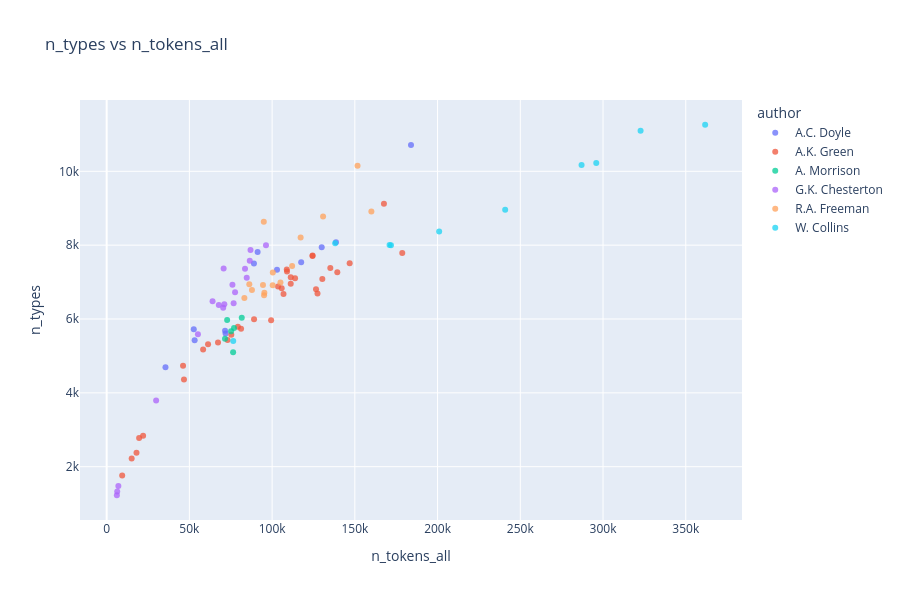
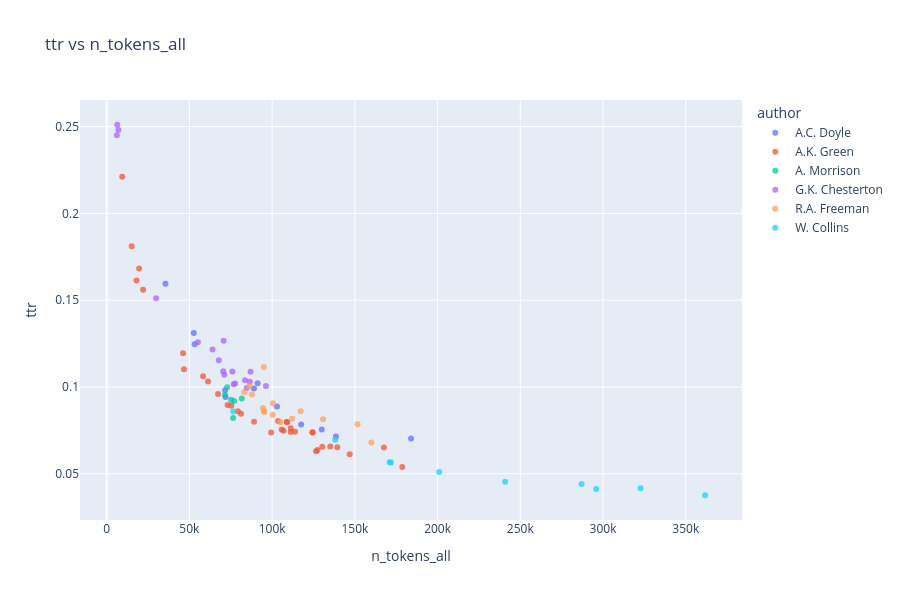
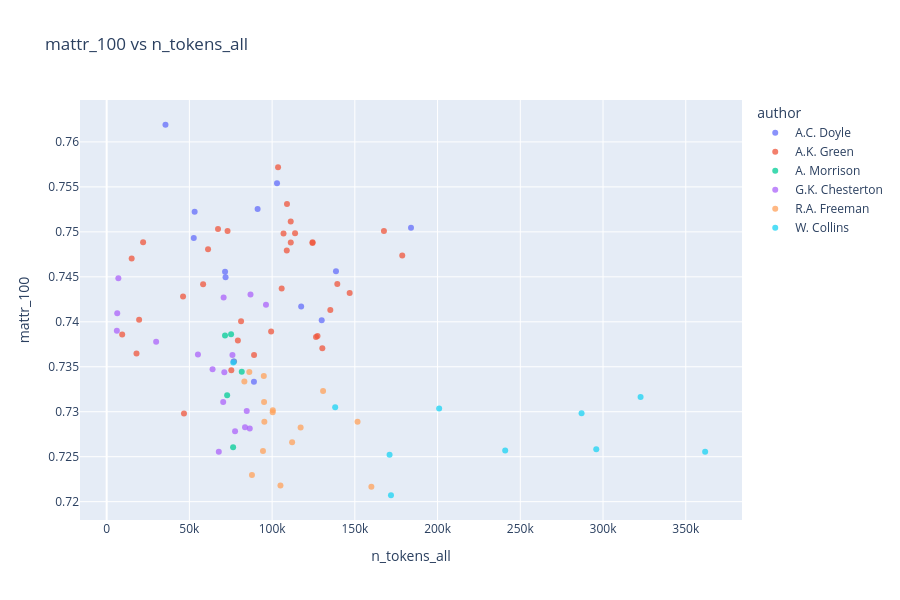
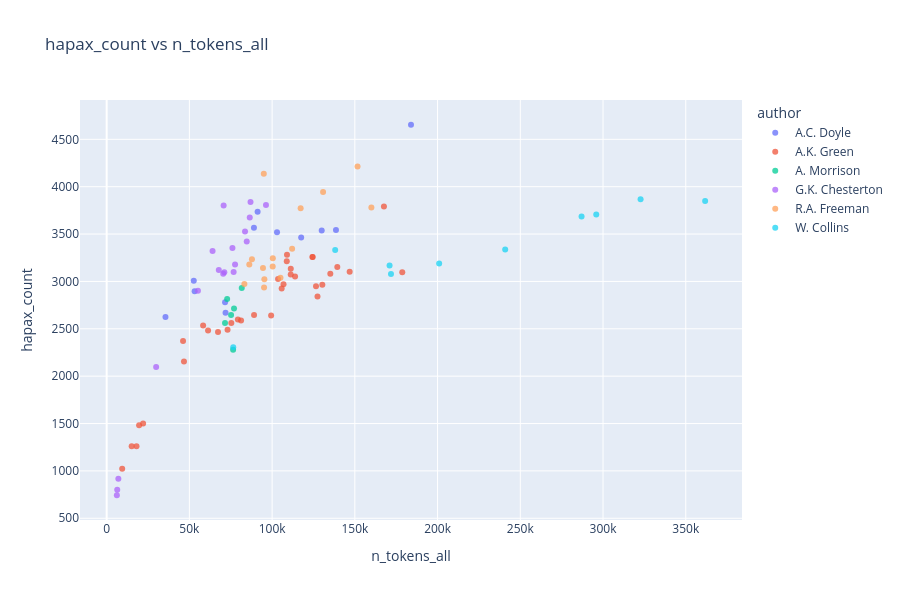

Notebook source saved alongside these figures, in order:
### Code cell
plot_scatter_list_plotly(
    data=df_corpus,
    scatter_pairs=scatter_pairs,
    hue="author",
    work_col="title",
)

### Figure 1 — Plotly figure (JSON) as saved in the notebook; plotly's stock layout.template omitted (floating-point values rounded to 4 significant figures)
{"data": [{"customdata": [["A.C. Doyle"], ["A.C. Doyle"], ["A.C. Doyle"], ["A.C. Doyle"], ["A.C. Doyle"], ["A.C. Doyle"], ["A.C. Doyle"], ["A.C. Doyle"], ["A.C. Doyle"], ["A.C. Doyle"], ["A.C. Doyle"], ["A.C. Doyle"]], "hovertemplate": "<b>%{hovertext}</b><br><br>author=%{customdata[0]}<br>n_tokens_all=%{x}<br>n_types=%{y}<extra></extra>", "hovertext": ["A Study in Scarlet", "Tales of Terror and Mystery", "The Adventures of Sherlock Holmes", "The case-book of Sherlock Holmes", "The Hound of the Baskervilles", "The Lost World", "The Memoirs of Sherlock Holmes", "The Poison Belt", "The Return of Sherlock Holmes", "The Sign of the Four", "The Valley of Fear", "The White Company"], "legendgroup": "A.C. Doyle", "marker": {"color": "#636efa", "opacity": 0.75, "symbol": "circle"}, "mode": "markers", "name": "A.C. Doyle", "orientation": "v", "showlegend": true, "type": "scatter", "x": [52652, 89015, 129975, 102963, 71859, 91227, 117561, 35547, 138594, 53173, 71564, 183941], "xaxis": "x", "y": [5720, 7501, 7945, 7336, 5605, 7813, 7538, 4696, 8077, 5422, 5680, 10715], "yaxis": "y"}, {"customdata": [["A.K. Green"], ["A.K. Green"], ["A.K. Green"], ["A.K. Green"], ["A.K. Green"], ["A.K. Green"], ["A.K. Green"], ["A.K. Green"], ["A.K. Green"], ["A.K. Green"], ["A.K. Green"], ["A.K. Green"], ["A.K. Green"], ["A.K. Green"], ["A.K. Green"], ["A.K. Green"], ["A.K. Green"], ["A.K. Green"], ["A.K. Green"], ["A.K. Green"], ["A.K. Green"], ["A.K. Green"], ["A.K. Green"], ["A.K. Green"], ["A.K. Green"], ["A.K. Green"], ["A.K. Green"], ["A.K. Green"], ["A.K. Green"], ["A.K. Green"], ["A.K. Green"], ["A.K. Green"], ["A.K. Green"], ["A.K. Green"]], "hovertemplate": "<b>%{hovertext}</b><br><br>author=%{customdata[0]}<br>n_tokens_all=%{x}<br>n_types=%{y}<extra></extra>", "hovertext": ["7 to 12: A Detective Story", "A Difficult Problem", "A Matter of Millions", "A Strange Disappearance", "Agatha Webb", "Behind Closed Doors", "Cynthia Wakeham's Money", "Dark Hollow", "Doctor Izard", "Hand and Ring", "Initials Only", "Lost Man's Lane", "Masterpieces of Mystery", "One of My Sons", "Room Number 3, and Other Detective Stories", "That Affair Next Door", "The Chief Legatee", "The Circular Study", "The Doctor, his Wife, and the Clock", "The Filigree Ball", "The Forsaken Inn", "The Golden Slipper and Other Problems for Violet Strange", "The House of the Whispering Pines", "The Leavenworth Case", "The Mill Mystery", "The Millionaire Baby", "The Mystery of the Hasty Arrow", "The Old Stone House and Other Stories", "The Step on the Stair ", "The Sword of Damocles", "The Woman in the Alcove", "Three Thousand Dollars", "To the Minute", "X Y Z: A Detective Story"], "legendgroup": "A.K. Green", "marker": {"color": "#EF553B", "opacity": 0.75, "symbol": "circle"}, "mode": "markers", "name": "A.K. Green", "orientation": "v", "showlegend": true, "type": "scatter", "x": [18034, 9390, 130354, 61280, 106902, 146869, 99398, 108994, 58302, 178660, 103593, 111284, 124417, 113875, 124455, 127431, 73064, 67303, 19622, 105773, 75344, 108860, 135173, 139396, 89085, 81231, 111247, 46731, 126528, 167590, 79314, 15120, 46167, 22028], "xaxis": "x", "y": [2380, 1759, 7084, 5317, 6679, 7511, 5966, 7290, 5173, 7790, 6879, 7130, 7708, 7107, 7717, 6693, 5432, 5363, 2778, 6832, 5575, 7338, 7379, 7267, 5995, 5737, 6953, 4363, 6803, 9123, 5788, 2219, 4736, 2841], "yaxis": "y"}, {"customdata": [["A. Morrison"], ["A. Morrison"], ["A. Morrison"], ["A. Morrison"], ["A. Morrison"], ["A. Morrison"]], "hovertemplate": "<b>%{hovertext}</b><br><br>author=%{customdata[0]}<br>n_tokens_all=%{x}<br>n_types=%{y}<extra></extra>", "hovertext": ["Adventures of Martin Hewit", "Chronicles of Martin Hewitt", "Martin Hewitt, Investigator", "The Dorrington Deed-Box", "The Red Triangle", "The Hole in the Wall"], "legendgroup": "A. Morrison", "marker": {"color": "#00cc96", "opacity": 0.75, "symbol": "circle"}, "mode": "markers", "name": "A. Morrison", "orientation": "v", "showlegend": true, "type": "scatter", "x": [76985, 75200, 71543, 72825, 76430, 81647], "xaxis": "x", "y": [5755, 5669, 5466, 5971, 5097, 6036], "yaxis": "y"}, {"customdata": [["G.K. Chesterton"], ["G.K. Chesterton"], ["G.K. Chesterton"], ["G.K. Chesterton"], ["G.K. Chesterton"], ["G.K. Chesterton"], ["G.K. Chesterton"], ["G.K. Chesterton"], ["G.K. Chesterton"], ["G.K. Chesterton"], ["G.K. Chesterton"], ["G.K. Chesterton"], ["G.K. Chesterton"], ["G.K. Chesterton"], ["G.K. Chesterton"], ["G.K. Chesterton"], ["G.K. Chesterton"], ["G.K. Chesterton"]], "hovertemplate": "<b>%{hovertext}</b><br><br>author=%{customdata[0]}<br>n_tokens_all=%{x}<br>n_types=%{y}<extra></extra>", "hovertext": ["Four Faultless Felons", "Manalive", "The Club of Queer Trades", "The Donnington Affair", "The Incredulity of Father Brown", "The innocence of Father Brown", "The Man Who Knew Too Much", "The Man Who Was Thursday: A Nightmare", "The Mask of Midas", "The Napoleon of Notting Hill", "The Paradoxes of Mr Pond", "The Poet and The Lunatics", "The Return of Don Quixote", "The Scandal of Father Brown", "The Secret of Father Brown", "The Trees of Pride", "The White Pillars Murder", "The Wisdom of Father Brown"], "legendgroup": "G.K. Chesterton", "marker": {"color": "#ab63fa", "opacity": 0.75, "symbol": "circle"}, "mode": "markers", "name": "G.K. Chesterton", "orientation": "v", "showlegend": true, "type": "scatter", "x": [83630, 70692, 55164, 6160, 84659, 96290, 71123, 70438, 7069, 67778, 64005, 77607, 86489, 76020, 76742, 29904, 6390, 86943], "xaxis": "x", "y": [7363, 7370, 5584, 1227, 7116, 7995, 6403, 6303, 1478, 6380, 6478, 6725, 7575, 6928, 6430, 3790, 1326, 7869], "yaxis": "y"}, {"customdata": [["R.A. Freeman"], ["R.A. Freeman"], ["R.A. Freeman"], ["R.A. Freeman"], ["R.A. Freeman"], ["R.A. Freeman"], ["R.A. Freeman"], ["R.A. Freeman"], ["R.A. Freeman"], ["R.A. Freeman"], ["R.A. Freeman"], ["R.A. Freeman"], ["R.A. Freeman"], ["R.A. Freeman"], ["R.A. Freeman"]], "hovertemplate": "<b>%{hovertext}</b><br><br>author=%{customdata[0]}<br>n_tokens_all=%{x}<br>n_types=%{y}<extra></extra>", "hovertext": ["A silent witness", "As a thief in the night", "Dr. Thorndyke's Casebook", "Helen Vardon's confession", "John Thorndyke's Cases", "The D'Arblay Mystery", "The Exploits of Danby Croker", "The Eye of Osiris", "The golden pool", "The Magic Casket", "The Mystery of 31 New Inn", "The mystery of Angelina Frood", "The Red Thumb Mark", "The shadow of the Wolf", "The singing bone"], "legendgroup": "R.A. Freeman", "marker": {"color": "#FFA15A", "opacity": 0.75, "symbol": "circle"}, "mode": "markers", "name": "R.A. Freeman", "orientation": "v", "showlegend": true, "type": "scatter", "x": [130810, 105047, 83241, 159996, 100421, 100349, 94972, 117237, 151629, 95144, 95318, 112084, 87816, 94472, 86218], "xaxis": "x", "y": [8776, 6992, 6568, 8913, 7257, 6914, 8631, 8210, 10149, 6646, 6711, 7438, 6783, 6923, 6938], "yaxis": "y"}, {"customdata": [["W. Collins"], ["W. Collins"], ["W. Collins"], ["W. Collins"], ["W. Collins"], ["W. Collins"], ["W. Collins"], ["W. Collins"], ["W. Collins"], ["W. Collins"]], "hovertemplate": "<b>%{hovertext}</b><br><br>author=%{customdata[0]}<br>n_tokens_all=%{x}<br>n_types=%{y}<extra></extra>", "hovertext": ["Armadale", "Basil", "Man and Wife", "No Name", "Poor Miss Finch", "The Dead Secret", "The Haunted Hotel", "The Law and the Lady", "The Moonstone", "The Woman in White"], "legendgroup": "W. Collins", "marker": {"color": "#19d3f3", "opacity": 0.75, "symbol": "circle"}, "mode": "markers", "name": "W. Collins", "orientation": "v", "showlegend": true, "type": "scatter", "x": [361724, 138116, 287031, 322706, 200961, 170995, 76506, 171842, 240864, 295911], "xaxis": "x", "y": [11261, 8052, 10169, 11098, 8371, 8007, 5404, 7996, 8956, 10227], "yaxis": "y"}], "layout": {"height": 600, "legend": {"title": {"text": "author"}, "tracegroupgap": 0}, "title": {"text": "n_types vs n_tokens_all"}, "width": 900, "xaxis": {"anchor": "y", "domain": [0, 1], "title": {"text": "n_tokens_all"}}, "yaxis": {"anchor": "x", "domain": [0, 1], "title": {"text": "n_types"}}}}

### Figure 2 — Plotly figure (JSON) as saved in the notebook; plotly's stock layout.template omitted (floating-point values rounded to 4 significant figures)
{"data": [{"customdata": [["A.C. Doyle"], ["A.C. Doyle"], ["A.C. Doyle"], ["A.C. Doyle"], ["A.C. Doyle"], ["A.C. Doyle"], ["A.C. Doyle"], ["A.C. Doyle"], ["A.C. Doyle"], ["A.C. Doyle"], ["A.C. Doyle"], ["A.C. Doyle"]], "hovertemplate": "<b>%{hovertext}</b><br><br>author=%{customdata[0]}<br>n_tokens_all=%{x}<br>ttr=%{y}<extra></extra>", "hovertext": ["A Study in Scarlet", "Tales of Terror and Mystery", "The Adventures of Sherlock Holmes", "The case-book of Sherlock Holmes", "The Hound of the Baskervilles", "The Lost World", "The Memoirs of Sherlock Holmes", "The Poison Belt", "The Return of Sherlock Holmes", "The Sign of the Four", "The Valley of Fear", "The White Company"], "legendgroup": "A.C. Doyle", "marker": {"color": "#636efa", "opacity": 0.75, "symbol": "circle"}, "mode": "markers", "name": "A.C. Doyle", "orientation": "v", "showlegend": true, "type": "scatter", "x": [52652, 89015, 129975, 102963, 71859, 91227, 117561, 35547, 138594, 53173, 71564, 183941], "xaxis": "x", "y": [0.1311, 0.09907, 0.07555, 0.0887, 0.09424, 0.1021, 0.07839, 0.1595, 0.07144, 0.1246, 0.09804, 0.07037], "yaxis": "y"}, {"customdata": [["A.K. Green"], ["A.K. Green"], ["A.K. Green"], ["A.K. Green"], ["A.K. Green"], ["A.K. Green"], ["A.K. Green"], ["A.K. Green"], ["A.K. Green"], ["A.K. Green"], ["A.K. Green"], ["A.K. Green"], ["A.K. Green"], ["A.K. Green"], ["A.K. Green"], ["A.K. Green"], ["A.K. Green"], ["A.K. Green"], ["A.K. Green"], ["A.K. Green"], ["A.K. Green"], ["A.K. Green"], ["A.K. Green"], ["A.K. Green"], ["A.K. Green"], ["A.K. Green"], ["A.K. Green"], ["A.K. Green"], ["A.K. Green"], ["A.K. Green"], ["A.K. Green"], ["A.K. Green"], ["A.K. Green"], ["A.K. Green"]], "hovertemplate": "<b>%{hovertext}</b><br><br>author=%{customdata[0]}<br>n_tokens_all=%{x}<br>ttr=%{y}<extra></extra>", "hovertext": ["7 to 12: A Detective Story", "A Difficult Problem", "A Matter of Millions", "A Strange Disappearance", "Agatha Webb", "Behind Closed Doors", "Cynthia Wakeham's Money", "Dark Hollow", "Doctor Izard", "Hand and Ring", "Initials Only", "Lost Man's Lane", "Masterpieces of Mystery", "One of My Sons", "Room Number 3, and Other Detective Stories", "That Affair Next Door", "The Chief Legatee", "The Circular Study", "The Doctor, his Wife, and the Clock", "The Filigree Ball", "The Forsaken Inn", "The Golden Slipper and Other Problems for Violet Strange", "The House of the Whispering Pines", "The Leavenworth Case", "The Mill Mystery", "The Millionaire Baby", "The Mystery of the Hasty Arrow", "The Old Stone House and Other Stories", "The Step on the Stair ", "The Sword of Damocles", "The Woman in the Alcove", "Three Thousand Dollars", "To the Minute", "X Y Z: A Detective Story"], "legendgroup": "A.K. Green", "marker": {"color": "#EF553B", "opacity": 0.75, "symbol": "circle"}, "mode": "markers", "name": "A.K. Green", "orientation": "v", "showlegend": true, "type": "scatter", "x": [18034, 9390, 130354, 61280, 106902, 146869, 99398, 108994, 58302, 178660, 103593, 111284, 124417, 113875, 124455, 127431, 73064, 67303, 19622, 105773, 75344, 108860, 135173, 139396, 89085, 81231, 111247, 46731, 126528, 167590, 79314, 15120, 46167, 22028], "xaxis": "x", "y": [0.1614, 0.2211, 0.0656, 0.1032, 0.07472, 0.06129, 0.0738, 0.07974, 0.1061, 0.05389, 0.08034, 0.07626, 0.07383, 0.07424, 0.0739, 0.06369, 0.08967, 0.09595, 0.1683, 0.07551, 0.08916, 0.07987, 0.06575, 0.06533, 0.07999, 0.08462, 0.07411, 0.1101, 0.06289, 0.06505, 0.08607, 0.181, 0.1195, 0.1561], "yaxis": "y"}, {"customdata": [["A. Morrison"], ["A. Morrison"], ["A. Morrison"], ["A. Morrison"], ["A. Morrison"], ["A. Morrison"]], "hovertemplate": "<b>%{hovertext}</b><br><br>author=%{customdata[0]}<br>n_tokens_all=%{x}<br>ttr=%{y}<extra></extra>", "hovertext": ["Adventures of Martin Hewit", "Chronicles of Martin Hewitt", "Martin Hewitt, Investigator", "The Dorrington Deed-Box", "The Red Triangle", "The Hole in the Wall"], "legendgroup": "A. Morrison", "marker": {"color": "#00cc96", "opacity": 0.75, "symbol": "circle"}, "mode": "markers", "name": "A. Morrison", "orientation": "v", "showlegend": true, "type": "scatter", "x": [76985, 75200, 71543, 72825, 76430, 81647], "xaxis": "x", "y": [0.09185, 0.09264, 0.09533, 0.09983, 0.08216, 0.09338], "yaxis": "y"}, {"customdata": [["G.K. Chesterton"], ["G.K. Chesterton"], ["G.K. Chesterton"], ["G.K. Chesterton"], ["G.K. Chesterton"], ["G.K. Chesterton"], ["G.K. Chesterton"], ["G.K. Chesterton"], ["G.K. Chesterton"], ["G.K. Chesterton"], ["G.K. Chesterton"], ["G.K. Chesterton"], ["G.K. Chesterton"], ["G.K. Chesterton"], ["G.K. Chesterton"], ["G.K. Chesterton"], ["G.K. Chesterton"], ["G.K. Chesterton"]], "hovertemplate": "<b>%{hovertext}</b><br><br>author=%{customdata[0]}<br>n_tokens_all=%{x}<br>ttr=%{y}<extra></extra>", "hovertext": ["Four Faultless Felons", "Manalive", "The Club of Queer Trades", "The Donnington Affair", "The Incredulity of Father Brown", "The innocence of Father Brown", "The Man Who Knew Too Much", "The Man Who Was Thursday: A Nightmare", "The Mask of Midas", "The Napoleon of Notting Hill", "The Paradoxes of Mr Pond", "The Poet and The Lunatics", "The Return of Don Quixote", "The Scandal of Father Brown", "The Secret of Father Brown", "The Trees of Pride", "The White Pillars Murder", "The Wisdom of Father Brown"], "legendgroup": "G.K. Chesterton", "marker": {"color": "#ab63fa", "opacity": 0.75, "symbol": "circle"}, "mode": "markers", "name": "G.K. Chesterton", "orientation": "v", "showlegend": true, "type": "scatter", "x": [83630, 70692, 55164, 6160, 84659, 96290, 71123, 70438, 7069, 67778, 64005, 77607, 86489, 76020, 76742, 29904, 6390, 86943], "xaxis": "x", "y": [0.1039, 0.1267, 0.1258, 0.245, 0.09941, 0.1006, 0.107, 0.1091, 0.2481, 0.1154, 0.1216, 0.1019, 0.1031, 0.1089, 0.1016, 0.1512, 0.2511, 0.1087], "yaxis": "y"}, {"customdata": [["R.A. Freeman"], ["R.A. Freeman"], ["R.A. Freeman"], ["R.A. Freeman"], ["R.A. Freeman"], ["R.A. Freeman"], ["R.A. Freeman"], ["R.A. Freeman"], ["R.A. Freeman"], ["R.A. Freeman"], ["R.A. Freeman"], ["R.A. Freeman"], ["R.A. Freeman"], ["R.A. Freeman"], ["R.A. Freeman"]], "hovertemplate": "<b>%{hovertext}</b><br><br>author=%{customdata[0]}<br>n_tokens_all=%{x}<br>ttr=%{y}<extra></extra>", "hovertext": ["A silent witness", "As a thief in the night", "Dr. Thorndyke's Casebook", "Helen Vardon's confession", "John Thorndyke's Cases", "The D'Arblay Mystery", "The Exploits of Danby Croker", "The Eye of Osiris", "The golden pool", "The Magic Casket", "The Mystery of 31 New Inn", "The mystery of Angelina Frood", "The Red Thumb Mark", "The shadow of the Wolf", "The singing bone"], "legendgroup": "R.A. Freeman", "marker": {"color": "#FFA15A", "opacity": 0.75, "symbol": "circle"}, "mode": "markers", "name": "R.A. Freeman", "orientation": "v", "showlegend": true, "type": "scatter", "x": [130810, 105047, 83241, 159996, 100421, 100349, 94972, 117237, 151629, 95144, 95318, 112084, 87816, 94472, 86218], "xaxis": "x", "y": [0.08137, 0.07963, 0.09716, 0.06802, 0.09063, 0.08401, 0.1115, 0.08599, 0.07846, 0.08611, 0.08552, 0.08171, 0.09571, 0.08784, 0.1005], "yaxis": "y"}, {"customdata": [["W. Collins"], ["W. Collins"], ["W. Collins"], ["W. Collins"], ["W. Collins"], ["W. Collins"], ["W. Collins"], ["W. Collins"], ["W. Collins"], ["W. Collins"]], "hovertemplate": "<b>%{hovertext}</b><br><br>author=%{customdata[0]}<br>n_tokens_all=%{x}<br>ttr=%{y}<extra></extra>", "hovertext": ["Armadale", "Basil", "Man and Wife", "No Name", "Poor Miss Finch", "The Dead Secret", "The Haunted Hotel", "The Law and the Lady", "The Moonstone", "The Woman in White"], "legendgroup": "W. Collins", "marker": {"color": "#19d3f3", "opacity": 0.75, "symbol": "circle"}, "mode": "markers", "name": "W. Collins", "orientation": "v", "showlegend": true, "type": "scatter", "x": [361724, 138116, 287031, 322706, 200961, 170995, 76506, 171842, 240864, 295911], "xaxis": "x", "y": [0.03761, 0.06954, 0.04405, 0.04164, 0.05107, 0.05663, 0.08585, 0.05647, 0.04537, 0.04121], "yaxis": "y"}], "layout": {"height": 600, "legend": {"title": {"text": "author"}, "tracegroupgap": 0}, "title": {"text": "ttr vs n_tokens_all"}, "width": 900, "xaxis": {"anchor": "y", "domain": [0, 1], "title": {"text": "n_tokens_all"}}, "yaxis": {"anchor": "x", "domain": [0, 1], "title": {"text": "ttr"}}}}

### Figure 3 — Plotly figure (JSON) as saved in the notebook; plotly's stock layout.template omitted (floating-point values rounded to 4 significant figures)
{"data": [{"customdata": [["A.C. Doyle"], ["A.C. Doyle"], ["A.C. Doyle"], ["A.C. Doyle"], ["A.C. Doyle"], ["A.C. Doyle"], ["A.C. Doyle"], ["A.C. Doyle"], ["A.C. Doyle"], ["A.C. Doyle"], ["A.C. Doyle"], ["A.C. Doyle"]], "hovertemplate": "<b>%{hovertext}</b><br><br>author=%{customdata[0]}<br>n_tokens_all=%{x}<br>mattr_100=%{y}<extra></extra>", "hovertext": ["A Study in Scarlet", "Tales of Terror and Mystery", "The Adventures of Sherlock Holmes", "The case-book of Sherlock Holmes", "The Hound of the Baskervilles", "The Lost World", "The Memoirs of Sherlock Holmes", "The Poison Belt", "The Return of Sherlock Holmes", "The Sign of the Four", "The Valley of Fear", "The White Company"], "legendgroup": "A.C. Doyle", "marker": {"color": "#636efa", "opacity": 0.75, "symbol": "circle"}, "mode": "markers", "name": "A.C. Doyle", "orientation": "v", "showlegend": true, "type": "scatter", "x": [52652, 89015, 129975, 102963, 71859, 91227, 117561, 35547, 138594, 53173, 71564, 183941], "xaxis": "x", "y": [0.7493, 0.7333, 0.7402, 0.7554, 0.745, 0.7525, 0.7417, 0.7619, 0.7456, 0.7522, 0.7456, 0.7505], "yaxis": "y"}, {"customdata": [["A.K. Green"], ["A.K. Green"], ["A.K. Green"], ["A.K. Green"], ["A.K. Green"], ["A.K. Green"], ["A.K. Green"], ["A.K. Green"], ["A.K. Green"], ["A.K. Green"], ["A.K. Green"], ["A.K. Green"], ["A.K. Green"], ["A.K. Green"], ["A.K. Green"], ["A.K. Green"], ["A.K. Green"], ["A.K. Green"], ["A.K. Green"], ["A.K. Green"], ["A.K. Green"], ["A.K. Green"], ["A.K. Green"], ["A.K. Green"], ["A.K. Green"], ["A.K. Green"], ["A.K. Green"], ["A.K. Green"], ["A.K. Green"], ["A.K. Green"], ["A.K. Green"], ["A.K. Green"], ["A.K. Green"], ["A.K. Green"]], "hovertemplate": "<b>%{hovertext}</b><br><br>author=%{customdata[0]}<br>n_tokens_all=%{x}<br>mattr_100=%{y}<extra></extra>", "hovertext": ["7 to 12: A Detective Story", "A Difficult Problem", "A Matter of Millions", "A Strange Disappearance", "Agatha Webb", "Behind Closed Doors", "Cynthia Wakeham's Money", "Dark Hollow", "Doctor Izard", "Hand and Ring", "Initials Only", "Lost Man's Lane", "Masterpieces of Mystery", "One of My Sons", "Room Number 3, and Other Detective Stories", "That Affair Next Door", "The Chief Legatee", "The Circular Study", "The Doctor, his Wife, and the Clock", "The Filigree Ball", "The Forsaken Inn", "The Golden Slipper and Other Problems for Violet Strange", "The House of the Whispering Pines", "The Leavenworth Case", "The Mill Mystery", "The Millionaire Baby", "The Mystery of the Hasty Arrow", "The Old Stone House and Other Stories", "The Step on the Stair ", "The Sword of Damocles", "The Woman in the Alcove", "Three Thousand Dollars", "To the Minute", "X Y Z: A Detective Story"], "legendgroup": "A.K. Green", "marker": {"color": "#EF553B", "opacity": 0.75, "symbol": "circle"}, "mode": "markers", "name": "A.K. Green", "orientation": "v", "showlegend": true, "type": "scatter", "x": [18034, 9390, 130354, 61280, 106902, 146869, 99398, 108994, 58302, 178660, 103593, 111284, 124417, 113875, 124455, 127431, 73064, 67303, 19622, 105773, 75344, 108860, 135173, 139396, 89085, 81231, 111247, 46731, 126528, 167590, 79314, 15120, 46167, 22028], "xaxis": "x", "y": [0.7365, 0.7386, 0.7371, 0.7481, 0.7498, 0.7432, 0.7389, 0.7531, 0.7442, 0.7474, 0.7572, 0.7488, 0.7487, 0.7498, 0.7488, 0.7384, 0.7501, 0.7503, 0.7402, 0.7437, 0.7346, 0.7479, 0.7413, 0.7442, 0.7363, 0.7401, 0.7511, 0.7298, 0.7383, 0.7501, 0.7379, 0.747, 0.7428, 0.7489], "yaxis": "y"}, {"customdata": [["A. Morrison"], ["A. Morrison"], ["A. Morrison"], ["A. Morrison"], ["A. Morrison"], ["A. Morrison"]], "hovertemplate": "<b>%{hovertext}</b><br><br>author=%{customdata[0]}<br>n_tokens_all=%{x}<br>mattr_100=%{y}<extra></extra>", "hovertext": ["Adventures of Martin Hewit", "Chronicles of Martin Hewitt", "Martin Hewitt, Investigator", "The Dorrington Deed-Box", "The Red Triangle", "The Hole in the Wall"], "legendgroup": "A. Morrison", "marker": {"color": "#00cc96", "opacity": 0.75, "symbol": "circle"}, "mode": "markers", "name": "A. Morrison", "orientation": "v", "showlegend": true, "type": "scatter", "x": [76985, 75200, 71543, 72825, 76430, 81647], "xaxis": "x", "y": [0.7356, 0.7386, 0.7385, 0.7318, 0.7261, 0.7344], "yaxis": "y"}, {"customdata": [["G.K. Chesterton"], ["G.K. Chesterton"], ["G.K. Chesterton"], ["G.K. Chesterton"], ["G.K. Chesterton"], ["G.K. Chesterton"], ["G.K. Chesterton"], ["G.K. Chesterton"], ["G.K. Chesterton"], ["G.K. Chesterton"], ["G.K. Chesterton"], ["G.K. Chesterton"], ["G.K. Chesterton"], ["G.K. Chesterton"], ["G.K. Chesterton"], ["G.K. Chesterton"], ["G.K. Chesterton"], ["G.K. Chesterton"]], "hovertemplate": "<b>%{hovertext}</b><br><br>author=%{customdata[0]}<br>n_tokens_all=%{x}<br>mattr_100=%{y}<extra></extra>", "hovertext": ["Four Faultless Felons", "Manalive", "The Club of Queer Trades", "The Donnington Affair", "The Incredulity of Father Brown", "The innocence of Father Brown", "The Man Who Knew Too Much", "The Man Who Was Thursday: A Nightmare", "The Mask of Midas", "The Napoleon of Notting Hill", "The Paradoxes of Mr Pond", "The Poet and The Lunatics", "The Return of Don Quixote", "The Scandal of Father Brown", "The Secret of Father Brown", "The Trees of Pride", "The White Pillars Murder", "The Wisdom of Father Brown"], "legendgroup": "G.K. Chesterton", "marker": {"color": "#ab63fa", "opacity": 0.75, "symbol": "circle"}, "mode": "markers", "name": "G.K. Chesterton", "orientation": "v", "showlegend": true, "type": "scatter", "x": [83630, 70692, 55164, 6160, 84659, 96290, 71123, 70438, 7069, 67778, 64005, 77607, 86489, 76020, 76742, 29904, 6390, 86943], "xaxis": "x", "y": [0.7283, 0.7427, 0.7364, 0.739, 0.7301, 0.7419, 0.7344, 0.7311, 0.7448, 0.7256, 0.7347, 0.7278, 0.7281, 0.7363, 0.7356, 0.7378, 0.7409, 0.743], "yaxis": "y"}, {"customdata": [["R.A. Freeman"], ["R.A. Freeman"], ["R.A. Freeman"], ["R.A. Freeman"], ["R.A. Freeman"], ["R.A. Freeman"], ["R.A. Freeman"], ["R.A. Freeman"], ["R.A. Freeman"], ["R.A. Freeman"], ["R.A. Freeman"], ["R.A. Freeman"], ["R.A. Freeman"], ["R.A. Freeman"], ["R.A. Freeman"]], "hovertemplate": "<b>%{hovertext}</b><br><br>author=%{customdata[0]}<br>n_tokens_all=%{x}<br>mattr_100=%{y}<extra></extra>", "hovertext": ["A silent witness", "As a thief in the night", "Dr. Thorndyke's Casebook", "Helen Vardon's confession", "John Thorndyke's Cases", "The D'Arblay Mystery", "The Exploits of Danby Croker", "The Eye of Osiris", "The golden pool", "The Magic Casket", "The Mystery of 31 New Inn", "The mystery of Angelina Frood", "The Red Thumb Mark", "The shadow of the Wolf", "The singing bone"], "legendgroup": "R.A. Freeman", "marker": {"color": "#FFA15A", "opacity": 0.75, "symbol": "circle"}, "mode": "markers", "name": "R.A. Freeman", "orientation": "v", "showlegend": true, "type": "scatter", "x": [130810, 105047, 83241, 159996, 100421, 100349, 94972, 117237, 151629, 95144, 95318, 112084, 87816, 94472, 86218], "xaxis": "x", "y": [0.7323, 0.7218, 0.7334, 0.7216, 0.7302, 0.7299, 0.734, 0.7283, 0.7289, 0.7311, 0.7289, 0.7266, 0.723, 0.7256, 0.7344], "yaxis": "y"}, {"customdata": [["W. Collins"], ["W. Collins"], ["W. Collins"], ["W. Collins"], ["W. Collins"], ["W. Collins"], ["W. Collins"], ["W. Collins"], ["W. Collins"], ["W. Collins"]], "hovertemplate": "<b>%{hovertext}</b><br><br>author=%{customdata[0]}<br>n_tokens_all=%{x}<br>mattr_100=%{y}<extra></extra>", "hovertext": ["Armadale", "Basil", "Man and Wife", "No Name", "Poor Miss Finch", "The Dead Secret", "The Haunted Hotel", "The Law and the Lady", "The Moonstone", "The Woman in White"], "legendgroup": "W. Collins", "marker": {"color": "#19d3f3", "opacity": 0.75, "symbol": "circle"}, "mode": "markers", "name": "W. Collins", "orientation": "v", "showlegend": true, "type": "scatter", "x": [361724, 138116, 287031, 322706, 200961, 170995, 76506, 171842, 240864, 295911], "xaxis": "x", "y": [0.7256, 0.7305, 0.7298, 0.7316, 0.7303, 0.7252, 0.7355, 0.7207, 0.7257, 0.7258], "yaxis": "y"}], "layout": {"height": 600, "legend": {"title": {"text": "author"}, "tracegroupgap": 0}, "title": {"text": "mattr_100 vs n_tokens_all"}, "width": 900, "xaxis": {"anchor": "y", "domain": [0, 1], "title": {"text": "n_tokens_all"}}, "yaxis": {"anchor": "x", "domain": [0, 1], "title": {"text": "mattr_100"}}}}

### Figure 4 — Plotly figure (JSON) as saved in the notebook; plotly's stock layout.template omitted (floating-point values rounded to 4 significant figures)
{"data": [{"customdata": [["A.C. Doyle"], ["A.C. Doyle"], ["A.C. Doyle"], ["A.C. Doyle"], ["A.C. Doyle"], ["A.C. Doyle"], ["A.C. Doyle"], ["A.C. Doyle"], ["A.C. Doyle"], ["A.C. Doyle"], ["A.C. Doyle"], ["A.C. Doyle"]], "hovertemplate": "<b>%{hovertext}</b><br><br>author=%{customdata[0]}<br>n_tokens_all=%{x}<br>hapax_count=%{y}<extra></extra>", "hovertext": ["A Study in Scarlet", "Tales of Terror and Mystery", "The Adventures of Sherlock Holmes", "The case-book of Sherlock Holmes", "The Hound of the Baskervilles", "The Lost World", "The Memoirs of Sherlock Holmes", "The Poison Belt", "The Return of Sherlock Holmes", "The Sign of the Four", "The Valley of Fear", "The White Company"], "legendgroup": "A.C. Doyle", "marker": {"color": "#636efa", "opacity": 0.75, "symbol": "circle"}, "mode": "markers", "name": "A.C. Doyle", "orientation": "v", "showlegend": true, "type": "scatter", "x": [52652, 89015, 129975, 102963, 71859, 91227, 117561, 35547, 138594, 53173, 71564, 183941], "xaxis": "x", "y": [3007, 3567, 3538, 3518, 2669, 3735, 3464, 2625, 3542, 2896, 2780, 4654], "yaxis": "y"}, {"customdata": [["A.K. Green"], ["A.K. Green"], ["A.K. Green"], ["A.K. Green"], ["A.K. Green"], ["A.K. Green"], ["A.K. Green"], ["A.K. Green"], ["A.K. Green"], ["A.K. Green"], ["A.K. Green"], ["A.K. Green"], ["A.K. Green"], ["A.K. Green"], ["A.K. Green"], ["A.K. Green"], ["A.K. Green"], ["A.K. Green"], ["A.K. Green"], ["A.K. Green"], ["A.K. Green"], ["A.K. Green"], ["A.K. Green"], ["A.K. Green"], ["A.K. Green"], ["A.K. Green"], ["A.K. Green"], ["A.K. Green"], ["A.K. Green"], ["A.K. Green"], ["A.K. Green"], ["A.K. Green"], ["A.K. Green"], ["A.K. Green"]], "hovertemplate": "<b>%{hovertext}</b><br><br>author=%{customdata[0]}<br>n_tokens_all=%{x}<br>hapax_count=%{y}<extra></extra>", "hovertext": ["7 to 12: A Detective Story", "A Difficult Problem", "A Matter of Millions", "A Strange Disappearance", "Agatha Webb", "Behind Closed Doors", "Cynthia Wakeham's Money", "Dark Hollow", "Doctor Izard", "Hand and Ring", "Initials Only", "Lost Man's Lane", "Masterpieces of Mystery", "One of My Sons", "Room Number 3, and Other Detective Stories", "That Affair Next Door", "The Chief Legatee", "The Circular Study", "The Doctor, his Wife, and the Clock", "The Filigree Ball", "The Forsaken Inn", "The Golden Slipper and Other Problems for Violet Strange", "The House of the Whispering Pines", "The Leavenworth Case", "The Mill Mystery", "The Millionaire Baby", "The Mystery of the Hasty Arrow", "The Old Stone House and Other Stories", "The Step on the Stair ", "The Sword of Damocles", "The Woman in the Alcove", "Three Thousand Dollars", "To the Minute", "X Y Z: A Detective Story"], "legendgroup": "A.K. Green", "marker": {"color": "#EF553B", "opacity": 0.75, "symbol": "circle"}, "mode": "markers", "name": "A.K. Green", "orientation": "v", "showlegend": true, "type": "scatter", "x": [18034, 9390, 130354, 61280, 106902, 146869, 99398, 108994, 58302, 178660, 103593, 111284, 124417, 113875, 124455, 127431, 73064, 67303, 19622, 105773, 75344, 108860, 135173, 139396, 89085, 81231, 111247, 46731, 126528, 167590, 79314, 15120, 46167, 22028], "xaxis": "x", "y": [1260, 1024, 2966, 2483, 2969, 3101, 2641, 3281, 2535, 3098, 3026, 3134, 3258, 3053, 3258, 2840, 2489, 2465, 1482, 2926, 2560, 3213, 3082, 3152, 2645, 2587, 3074, 2155, 2948, 3791, 2597, 1260, 2370, 1501], "yaxis": "y"}, {"customdata": [["A. Morrison"], ["A. Morrison"], ["A. Morrison"], ["A. Morrison"], ["A. Morrison"], ["A. Morrison"]], "hovertemplate": "<b>%{hovertext}</b><br><br>author=%{customdata[0]}<br>n_tokens_all=%{x}<br>hapax_count=%{y}<extra></extra>", "hovertext": ["Adventures of Martin Hewit", "Chronicles of Martin Hewitt", "Martin Hewitt, Investigator", "The Dorrington Deed-Box", "The Red Triangle", "The Hole in the Wall"], "legendgroup": "A. Morrison", "marker": {"color": "#00cc96", "opacity": 0.75, "symbol": "circle"}, "mode": "markers", "name": "A. Morrison", "orientation": "v", "showlegend": true, "type": "scatter", "x": [76985, 75200, 71543, 72825, 76430, 81647], "xaxis": "x", "y": [2715, 2647, 2561, 2814, 2279, 2930], "yaxis": "y"}, {"customdata": [["G.K. Chesterton"], ["G.K. Chesterton"], ["G.K. Chesterton"], ["G.K. Chesterton"], ["G.K. Chesterton"], ["G.K. Chesterton"], ["G.K. Chesterton"], ["G.K. Chesterton"], ["G.K. Chesterton"], ["G.K. Chesterton"], ["G.K. Chesterton"], ["G.K. Chesterton"], ["G.K. Chesterton"], ["G.K. Chesterton"], ["G.K. Chesterton"], ["G.K. Chesterton"], ["G.K. Chesterton"], ["G.K. Chesterton"]], "hovertemplate": "<b>%{hovertext}</b><br><br>author=%{customdata[0]}<br>n_tokens_all=%{x}<br>hapax_count=%{y}<extra></extra>", "hovertext": ["Four Faultless Felons", "Manalive", "The Club of Queer Trades", "The Donnington Affair", "The Incredulity of Father Brown", "The innocence of Father Brown", "The Man Who Knew Too Much", "The Man Who Was Thursday: A Nightmare", "The Mask of Midas", "The Napoleon of Notting Hill", "The Paradoxes of Mr Pond", "The Poet and The Lunatics", "The Return of Don Quixote", "The Scandal of Father Brown", "The Secret of Father Brown", "The Trees of Pride", "The White Pillars Murder", "The Wisdom of Father Brown"], "legendgroup": "G.K. Chesterton", "marker": {"color": "#ab63fa", "opacity": 0.75, "symbol": "circle"}, "mode": "markers", "name": "G.K. Chesterton", "orientation": "v", "showlegend": true, "type": "scatter", "x": [83630, 70692, 55164, 6160, 84659, 96290, 71123, 70438, 7069, 67778, 64005, 77607, 86489, 76020, 76742, 29904, 6390, 86943], "xaxis": "x", "y": [3526, 3801, 2902, 743, 3422, 3808, 3097, 3082, 918, 3122, 3320, 3179, 3675, 3353, 3099, 2096, 800, 3838], "yaxis": "y"}, {"customdata": [["R.A. Freeman"], ["R.A. Freeman"], ["R.A. Freeman"], ["R.A. Freeman"], ["R.A. Freeman"], ["R.A. Freeman"], ["R.A. Freeman"], ["R.A. Freeman"], ["R.A. Freeman"], ["R.A. Freeman"], ["R.A. Freeman"], ["R.A. Freeman"], ["R.A. Freeman"], ["R.A. Freeman"], ["R.A. Freeman"]], "hovertemplate": "<b>%{hovertext}</b><br><br>author=%{customdata[0]}<br>n_tokens_all=%{x}<br>hapax_count=%{y}<extra></extra>", "hovertext": ["A silent witness", "As a thief in the night", "Dr. Thorndyke's Casebook", "Helen Vardon's confession", "John Thorndyke's Cases", "The D'Arblay Mystery", "The Exploits of Danby Croker", "The Eye of Osiris", "The golden pool", "The Magic Casket", "The Mystery of 31 New Inn", "The mystery of Angelina Frood", "The Red Thumb Mark", "The shadow of the Wolf", "The singing bone"], "legendgroup": "R.A. Freeman", "marker": {"color": "#FFA15A", "opacity": 0.75, "symbol": "circle"}, "mode": "markers", "name": "R.A. Freeman", "orientation": "v", "showlegend": true, "type": "scatter", "x": [130810, 105047, 83241, 159996, 100421, 100349, 94972, 117237, 151629, 95144, 95318, 112084, 87816, 94472, 86218], "xaxis": "x", "y": [3943, 3040, 2973, 3781, 3246, 3157, 4136, 3773, 4212, 2936, 3022, 3344, 3234, 3143, 3179], "yaxis": "y"}, {"customdata": [["W. Collins"], ["W. Collins"], ["W. Collins"], ["W. Collins"], ["W. Collins"], ["W. Collins"], ["W. Collins"], ["W. Collins"], ["W. Collins"], ["W. Collins"]], "hovertemplate": "<b>%{hovertext}</b><br><br>author=%{customdata[0]}<br>n_tokens_all=%{x}<br>hapax_count=%{y}<extra></extra>", "hovertext": ["Armadale", "Basil", "Man and Wife", "No Name", "Poor Miss Finch", "The Dead Secret", "The Haunted Hotel", "The Law and the Lady", "The Moonstone", "The Woman in White"], "legendgroup": "W. Collins", "marker": {"color": "#19d3f3", "opacity": 0.75, "symbol": "circle"}, "mode": "markers", "name": "W. Collins", "orientation": "v", "showlegend": true, "type": "scatter", "x": [361724, 138116, 287031, 322706, 200961, 170995, 76506, 171842, 240864, 295911], "xaxis": "x", "y": [3849, 3331, 3685, 3868, 3189, 3167, 2306, 3078, 3338, 3706], "yaxis": "y"}], "layout": {"height": 600, "legend": {"title": {"text": "author"}, "tracegroupgap": 0}, "title": {"text": "hapax_count vs n_tokens_all"}, "width": 900, "xaxis": {"anchor": "y", "domain": [0, 1], "title": {"text": "n_tokens_all"}}, "yaxis": {"anchor": "x", "domain": [0, 1], "title": {"text": "hapax_count"}}}}
